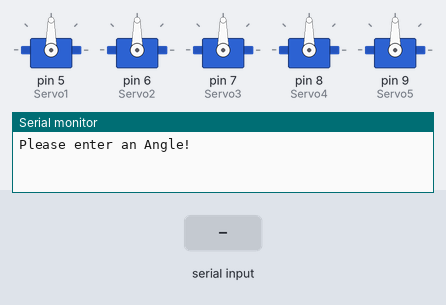
Bench run of a sketch on a simulated Arduino Uno, built with avr-gcc and run on an emulated ATmega328P. Parts: 5 × servo, the last lines printed to the serial monitor. The test bench sets the inputs (shaded band).

Above: at 1.2 s.
1.3 s: "30,150\n" received over Serial
At 2.7 s:
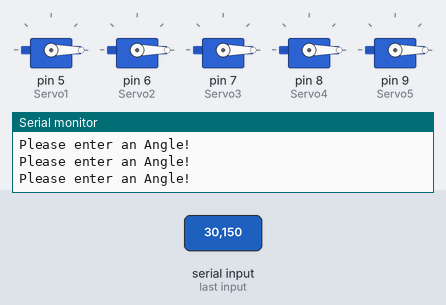
3.8 s: "90,45\n" received over Serial
At 4.6 s:
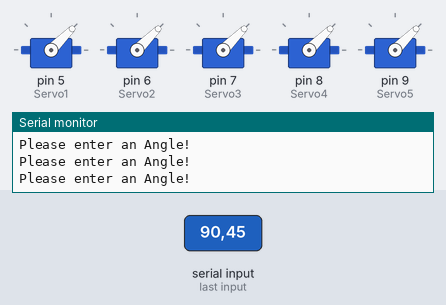
6.3 s: "200\n" received over Serial
At 6.9 s:
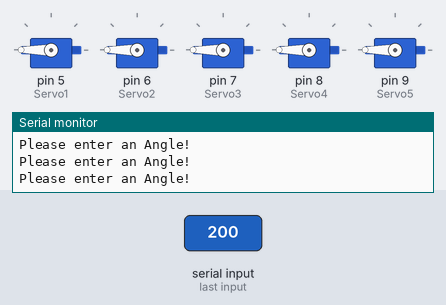
Timing chart, 0 to 9.3 s (numbered marks = the images above; inputs shaded):
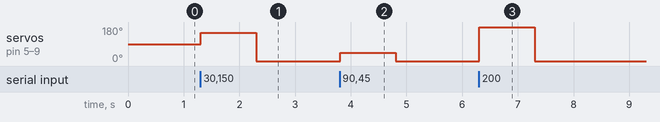

Measured:
- after the input at 1.3 s, servo on pin 5 (Servo1), servo on pin 6 (Servo2), servo on pin 7 (Servo3), servo on pin 8 (Servo4), servo on pin 9 (Servo5): 90° → 150° at once, → 0° 1.0 s later
- after the input at 3.8 s, servo on pin 5 (Servo1), servo on pin 6 (Servo2), servo on pin 7 (Servo3), servo on pin 8 (Servo4), servo on pin 9 (Servo5): 0° → 45° at once, → 0° 1.0 s later
- after the input at 6.3 s, servo on pin 5 (Servo1), servo on pin 6 (Servo2), servo on pin 7 (Servo3), servo on pin 8 (Servo4), servo on pin 9 (Servo5): 0° → 180° at once, → 0° 1.0 s later

The sketch:

Cont_5_SM.ino
```cpp
#include <Servo.h>

Servo Servo1;
Servo Servo2;
Servo Servo3;
Servo Servo4;
Servo Servo5;

int servoAngle=0;

void setup() {
  Serial.begin(9600);

  Servo1.attach(5);
  Servo2.attach(6);
  Servo3.attach(7);
  Servo4.attach(8);
  Servo5.attach(9);
}

void loop() {
  Serial.println("Please enter an Angle!");
  while(Serial.available()==0) {
  }
  servoAngle=Serial.parseInt();
  Servo1.write(servoAngle);
  Servo2.write(servoAngle);
  Servo3.write(servoAngle);
  Servo4.write(servoAngle);
  Servo5.write(servoAngle);
}
```
